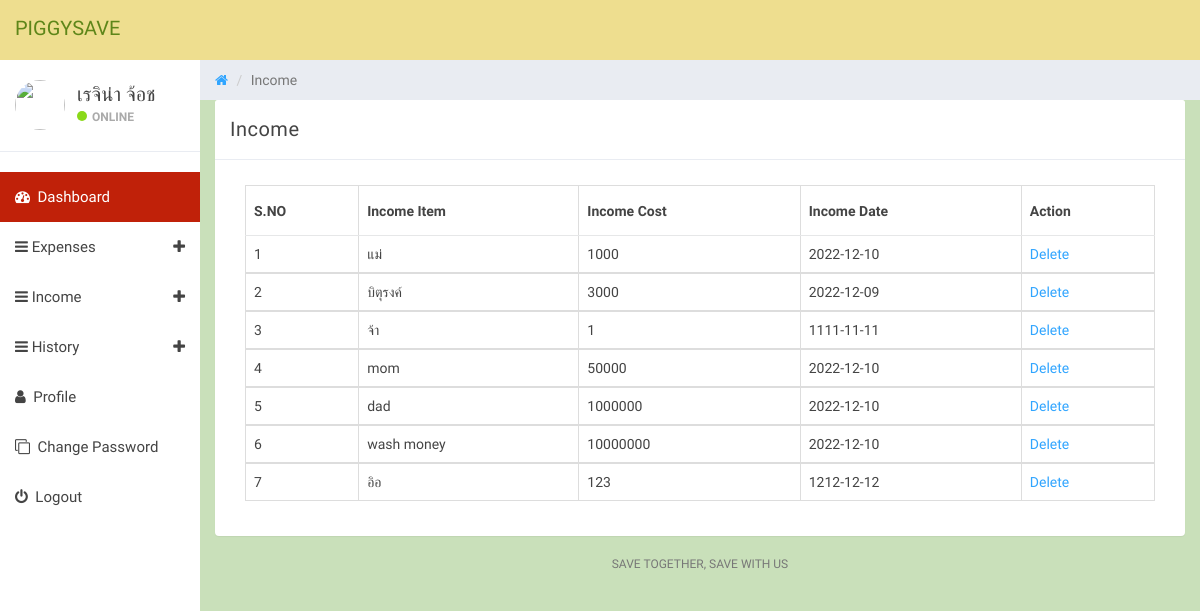
Screenshot of /dets/manage-income.php (signed in) with the database file from the repository.
### tables this page shows
CREATE TABLE `tbluser` (
  `ID` int(10) NOT NULL,
  `FullName` varchar(150) DEFAULT NULL,
  `Email` varchar(200) DEFAULT NULL,
  `MobileNumber` bigint(10) DEFAULT NULL,
  `Password` varchar(200) DEFAULT NULL,
  `RegDate` timestamp NOT NULL DEFAULT current_timestamp()
);

CREATE TABLE `tblincome` (
  `ID` int(10) NOT NULL,
  `UserId` int(10) NOT NULL,
  `IncomeDate` date DEFAULT NULL,
  `IncomeItem` varchar(200) DEFAULT NULL,
  `IncomeCost` varchar(200) DEFAULT NULL,
  `NoteDate` timestamp NULL DEFAULT current_timestamp()
);

### dets/manage-income.php (the view, shortened to what this page needs)
<?php
if (strlen($_SESSION['detsuid']==0)) {
  header('location:logout.php');
  } else{
?>
<!DOCTYPE html>
<html>
<head>
	<link href="css/bootstrap.min.css" rel="stylesheet">
	<link href="css/font-awesome.min.css" rel="stylesheet">
	<link href="css/datepicker3.css" rel="stylesheet">
	<link href="css/styles.css" rel="stylesheet">
</head>
<body>
	<?php include_once('includes/header.php');?>
	<?php include_once('includes/sidebar.php');?>
	<div class="col-sm-9 col-sm-offset-3 col-lg-10 col-lg-offset-2 main">
		<div class="row">
			<ol class="breadcrumb">
				<li><a href="#">
					<em class="fa fa-home"></em>
				</a></li>
				<li class="active">Income</li>
			</ol>
		</div>
		<div class="row">
			<div class="col-lg-12">
				<div class="panel panel-default">
					<div class="panel-heading">Income</div>
					<div class="panel-body">
						<div class="col-md-12">
							<div class="table-responsive">
            <table class="table table-bordered mg-b-0">
              <thead>
                <tr>
                  <th>S.NO</th>
                  <th>Income Item</th>
                  <th>Income Cost</th>
                  <th>Income Date</th>
                  <th>Action</th>
                </tr>
              </thead>
              <?php
              $userid=$_SESSION['detsuid'];
$ret=mysqli_query($con,"select * from tblincome where UserId='$userid'");
$cnt=1;
while ($row=mysqli_fetch_array($ret)) {
?>
              <tbody>
                <tr>
                  <td><?php echo $cnt;?></td>
                  <td><?php  echo $row['IncomeItem'];?></td>
                  <td><?php  echo $row['IncomeCost'];?></td>
                  <td><?php  echo $row['IncomeDate'];?></td>
                  <td><a href="manage-income.php?delid=<?php echo $row['ID'];?>">Delete</a>
                </tr>
                <?php
$cnt=$cnt+1;
}?>
              </tbody>
            </table>
          </div>
						</div>
					</div>
				</div>
			</div>
			<?php include_once('includes/footer.php');?>
		</div>
	</div>
</body>
</html>
<?php }  ?>

### dets/includes/sidebar.php (shortened to what this page needs)
<?php
include('includes/dbconnection.php');
?>
<div id="sidebar-collapse" class="col-sm-3 col-lg-2 sidebar">
        <div class="profile-sidebar">
            <div class="profile-userpic">
                <img src="https://s3.r29static.com/bin/entry/751/0,56,2000,2000/x,80/1942496/image.jpg" class="img-responsive" alt="">
            </div>
            <div class="profile-usertitle">
                <?php
$uid=$_SESSION['detsuid'];
$ret=mysqli_query($con,"select FullName from tbluser where ID='$uid'");
$row=mysqli_fetch_array($ret);
$name=$row['FullName'];
?>
                <div class="profile-usertitle-name"><?php echo $name; ?></div>
                <div class="profile-usertitle-status"><span class="indicator label-success"></span>Online</div>
            </div>
        </div>
        <ul class="nav menu">
            <li class="active"><a href="dashboard.php"><em class="fa fa-dashboard">&nbsp;</em> Dashboard</a></li>
            <li class="parent "><a data-toggle="collapse" href="#sub-item-1">
                <em class="fa fa-navicon">&nbsp;</em>Expenses <span data-toggle="collapse" href="#sub-item-1" class="icon pull-right"><em class="fa fa-plus"></em></span>
                </a>
            </li>
            <li class="parent "><a data-toggle="collapse" href="#sub-item-3">
                <em class="fa fa-navicon">&nbsp;</em>Income <span data-toggle="collapse" href="#sub-item-3" class="icon pull-right"><em class="fa fa-plus"></em></span>
                </a>
            </li>
  <li class="parent "><a data-toggle="collapse" href="#sub-item-2">
                <em class="fa fa-navicon">&nbsp;</em>History <span data-toggle="collapse" href="#sub-item-1" class="icon pull-right"><em class="fa fa-plus"></em></span>
                </a>
            </li>
            <li><a href="user-profile.php"><em class="fa fa-user">&nbsp;</em> Profile</a></li>
             <li><a href="change-password.php"><em class="fa fa-clone">&nbsp;</em> Change Password</a></li>
<li><a href="logout.php"><em class="fa fa-power-off">&nbsp;</em> Logout</a></li>
        </ul>
    </div>

### dets/css/styles.css (style rules this page uses)
body { background: #c9e0ba; padding-top: 60px; font-size: 14px; color: #444444; font-family: 'Mitr',sans-serif; }
a, a:hover, a:focus { color: #30a5ff; }
.label-success { background-color: #8ad919; }
.panel { border: 0; }
.panel-heading { font-size: 20px; font-weight: 300; letter-spacing: 0.025em; height: 60px; line-height: 38px; }
.panel-default .panel-heading { background: #fff; border-bottom: 1px solid #e9ecf2; color: #444444; }
.sidebar { display: block; padding: 0; display: none; box-shadow: none; background: #fff; }
.sidebar ul { margin: 20px 0px; }
@media (min-width: 768px) { .sidebar { display: block; position: fixed; top: 60px; bottom: 0; left: 0; z-index: 1000; display: block; margin: 0; padding: 0; overflow-x: hidden; overflow-y: auto; } }
.sidebar ul.nav .active a, .sidebar ul.nav li.parent a.active, .sidebar ul.nav .active > a:hover, .sidebar ul.nav li.parent a.active:hover, .sidebar ul.nav .active > a:focus, .sidebar ul.nav li.parent a.active:focus { color: #fff; background-color: #c02109; }
.sidebar ul.nav li a { height: 50px; font-size: 15px; line-height: 2em; color: #444444; }
.profile-sidebar { padding: 10px 0; border-bottom: 1px solid #e9ecf2; }
.indicator { width: 10px; height: 10px; display: inline-block; border-radius: 9999px; margin-right: 5px; }
.profile-userpic img { float: left; margin: 10px 0px 0px 15px; width: 50px; height: 50px; border-radius: 9999px !important; }
.profile-usertitle { float: left; text-align: left; margin: 10px 0 0 12px; }
.profile-usertitle-name { font-size: 20px; margin-bottom: 0px; }
.profile-usertitle-status { text-transform: uppercase; color: #AAA; font-size: 12px; font-weight: 600; margin-bottom: 15px; }
.breadcrumb { border-radius: 0; padding: 10px 15px 10px 15px; background: #e9ecf2; margin: 0; }
.table { background: #fff; }
.table > thead > tr > th { border-bottom: 1px solid #e6e7e8; vertical-align: middle; height: 50px; }

### rows the page displays
tbluser: FullName "เรจิน่า จ้อช"
tblincome: IncomeItem "แม่", IncomeCost "1000", IncomeDate "2022-12-10"
tblincome: IncomeItem "บิตุรงค์", IncomeCost "3000", IncomeDate "2022-12-09"
tblincome: IncomeItem "จ้า", IncomeCost "1", IncomeDate "1111-11-11"
tblincome: IncomeItem "mom", IncomeCost "50000", IncomeDate "2022-12-10"
tblincome: IncomeItem "dad", IncomeCost "1000000", IncomeDate "2022-12-10"
tblincome: IncomeItem "wash money", IncomeCost "10000000", IncomeDate "2022-12-10"
tblincome: IncomeItem "อิอ", IncomeCost "123", IncomeDate "1212-12-12"
